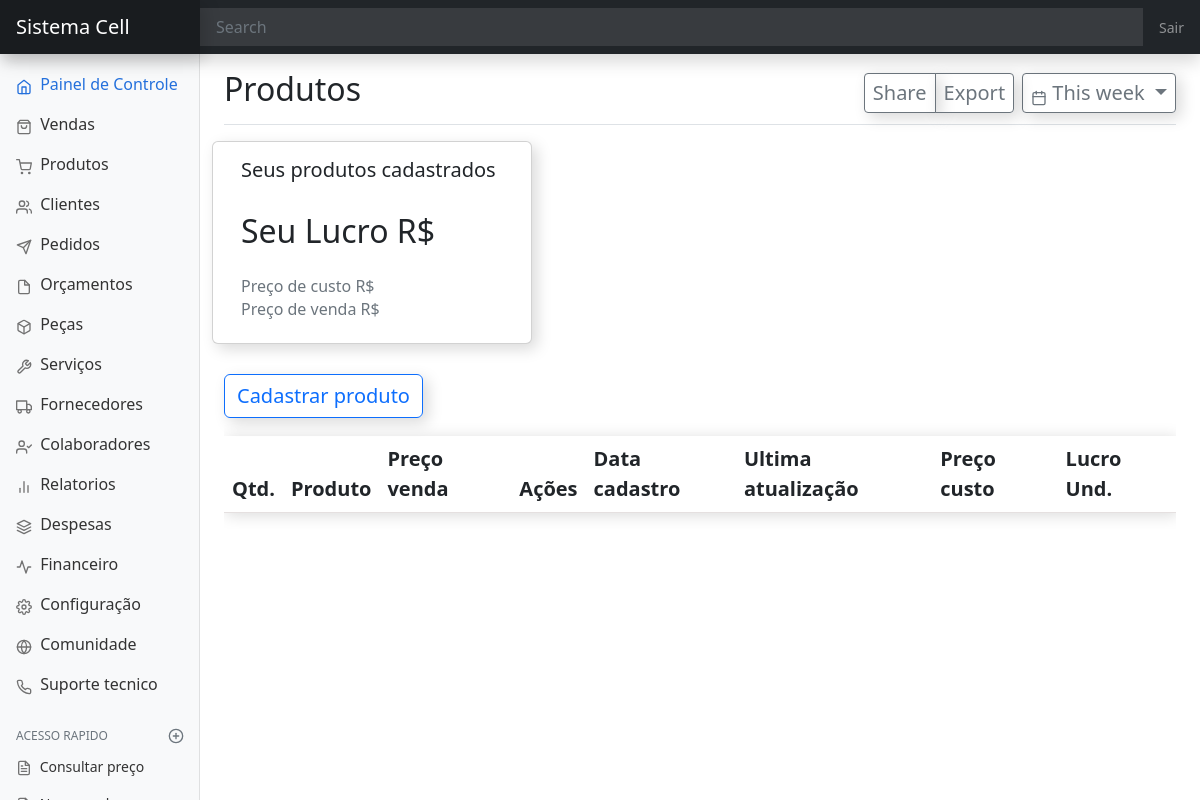
The page /produtos (signed in) on the database as committed earlier.
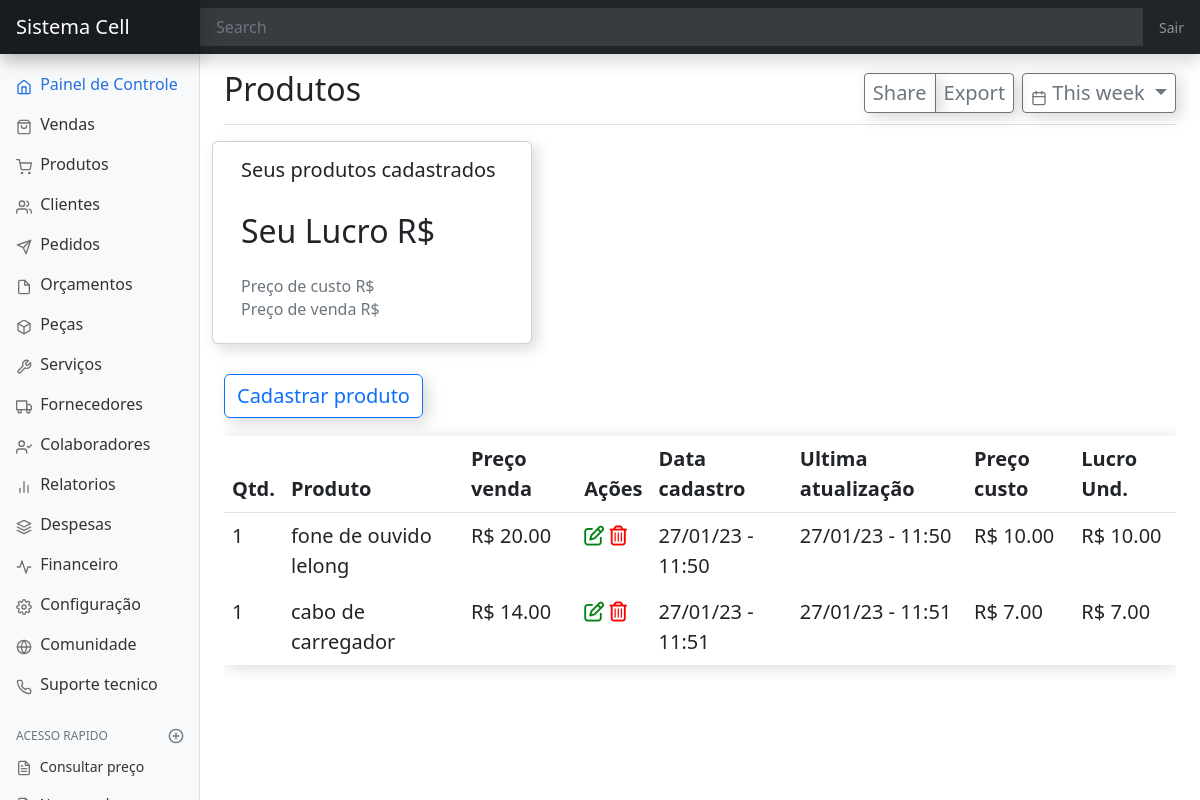
The same page on the database as committed later.
### produto/models.py (models this page shows, shortened)
class Produto(models.Model):
    FONES = 'FN'
    CAPAS = 'CP'
    PELICULAS = 'PL'
    ADAPTADORES = 'AD'
    CABOS = 'CB'
    CELULARES = 'CL'
    IPHONES = 'IP'
    CARREGADORES = 'CR'
    FONTES = 'FT'
    DIVERSOS = 'DV'
    INFORMATICA = 'IN'
    CATEGORIAS_PRODUTOS = [
        (FONES, 'Fones'),
        (CABOS, 'Cabos'),
        (CAPAS, 'Capas'),
        (PELICULAS, 'Peliculas'),
        (ADAPTADORES, 'Adaptadores'),
        (CELULARES, 'Celulares'),
        (IPHONES, 'iPhones'),
        (CARREGADORES, 'Carregadores'),
        (FONTES, 'Fontes'),
        (DIVERSOS, 'Diversos'),
        (INFORMATICA, 'Informatica')
    ]
    PIX = 'Cartāo de credito'
    CARTAO_CREDITO = 'Cartāo de credito'
    CARTAO_DEBITO = 'Cartāo de debito'
    DINHEIRO = 'Dinheiro'
    FIADO = 'Fiado a pagar'
    FORMA_PAGAMENTO = [
        (PIX, 'Pix'),
        (CARTAO_CREDITO, 'Cartāo de credito'),
        (CARTAO_DEBITO, 'Cartāo de debito'),
        (DINHEIRO, 'Dinheiro'),
        (FIADO, 'Fiado a pagar')
    ]
    usuario = models.ForeignKey(User, on_delete=models.PROTECT)
    data_criacao = models.DateTimeField(auto_now_add=True)
    data_edicao = models.DateTimeField(auto_now=True)
    nome_produto = models.CharField(max_length=99)
    categoria_produtos = models.CharField(max_length=2, choices=CATEGORIAS_PRODUTOS, null=True, blank=True)
    quantidade = models.IntegerField()
    codigo_de_barras = models.IntegerField(null=True, blank=True)
    preco_de_custo = models.DecimalField(max_digits=9, decimal_places=2)
    preco = models.DecimalField(max_digits=9, decimal_places=2)
    forma_pagamento = models.CharField(choices=FORMA_PAGAMENTO, max_length=21, default=PIX)
    fornecedor = models.ForeignKey(Fornecedores, on_delete=models.CASCADE, null=True, blank=True)
    observacao = models.TextField(null=True, blank=True)
    def lucro(self):
        return self.preco - self.preco_de_custo

### produto/views.py (the view)
# urls.py: path('produtos', login_required(ListaProduto.as_view()), name='produtos'),
class ListaProduto(ListView):
    model = Produto
    template_name = 'produto/pagina-inicial-produto.html'
    def get_queryset(self):
        return Produto.objects.filter(usuario=self.request.user)

### produto/templates/produto/pagina-inicial-produto.html (shortened to what this page needs)
{% extends 'dashboard/pagina-inicial.html'%}
{% block titulo %}
  Produtos
{% endblock titulo %}
{% block conteudo %}
<div class="row" id="relatorio-peca">
    <div class="card">
        <div class="card-body">
          <h5 class="card-title">Seus produtos cadastrados <b></b></h5>
          <h2 class="card-text">Seu Lucro R$</h2>
          <h6 class="card-subtitle mb-2 text-muted">Preço de custo R$</h6>
          <h6 class="card-subtitle mb-2 text-muted">Preço de venda R$</h6>
        </div>
      </div>
</div>
<div>
    <a
            class="btn btn-outline-primary"
            data-toggle="modal"
            data-target="#staticBackdrop"
            hx-get="{% url 'criar-produtos' %}"
            hx-target="#adicionar-conteudo"
            hx-swap="innerHTML"> Cadastrar produto</a>
</div>
<div class="table-responsive" style="padding-top:18px">
    <table class="table table-borderless table-hover" style="box-shadow: 2px 2px 15px 0px rgba(4, 4, 4, 0.15);">
        <thead style="border-bottom: 0.15px solid rgb(229, 224, 224)">
        <tr>
            <th>Qtd.</th>
            <th>Produto</th>
            <th>Preço venda</th>
            <th>Ações</th>
            <th>Data cadastro</th>
            <th>Ultima atualização</th>
            <th>Preço custo</th>
            <th>Lucro Und.</th>
        </tr>
        </thead>
        <tbody id="produto-Tbody">
            {% include "produto/tabela/tabela-produto.html" %}
        </tbody>
    </table>
</div>
{% endblock conteudo %}

### produto/templates/produto/tabela/linhas-tabela-produto.html
<tr id="trProduto{{ object.pk }}">
    <td>{{ object.quantidade }}</td>
    <td>{{ object.nome_produto }}</td>
    <td>R$ {{ object.preco|default:'---' }}</td>
    <td>
        <span data-toggle="modal" data-target="#staticBackdrop"
            hx-get="{% url 'editar-produtos' object.pk %}"
            hx-target="#adicionar-conteudo">
            <i class="fa-regular fa-pen-to-square" style="color: rgb(4, 131, 21);"></i>
        </span>
        <span data-toggle="modal" data-target="#success_tic_delete"
            hx-get="{% url 'apagar-produtos' object.pk %}" hx-confirm="Deseja mesmo apagar {{ object.nome }} ?"
            hx-target="closest tr" hx-swap="outerHTML swap:300ms">
            <i class="fa-regular fa-trash-can" style="color: red;"></i>
        </span>
    </td>
    <td>{{object.data_criacao|date:"d/m/y - h:i"}}</td>
    <td>{{object.data_edicao|date:"d/m/y - h:i"}}</td>
    <td>R$ {{ object.preco_de_custo }}</td>
    <td>R$ {{ object.lucro }}</td>
</tr>

Rows that differ between the two databases and show on the page:
added Produto: quantidade "1", nome_produto "fone de ouvido lelong", preco "20.00", data_criacao "27/01/23 - 11:50", data_edicao "27/01/23 - 11:50", preco_de_custo "10.00", lucro "10.00"
added Produto: quantidade "1", nome_produto "cabo de carregador", preco "14.00", data_criacao "27/01/23 - 11:51", data_edicao "27/01/23 - 11:51", preco_de_custo "7.00", lucro "7.00"
